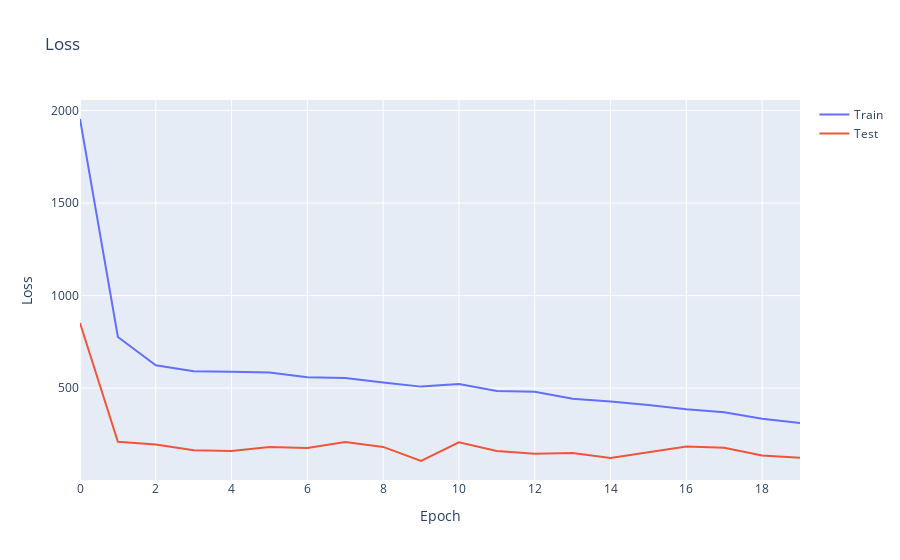

Notebook cell for this chart:
### Code cell
# Plot the loss and the MAE
fig = go.Figure()
fig.add_trace(go.Scatter(x=history.epoch, y=history.history['loss'], mode='lines', name='Train'))
fig.add_trace(go.Scatter(x=history.epoch, y=history.history['val_loss'], mode='lines', name='Test'))
fig.update_layout(title='Loss', xaxis_title='Epoch', yaxis_title='Loss')
fig.show()

### Figure 1 — Plotly figure (JSON) as saved in the notebook; plotly's stock layout.template omitted (floating-point values rounded to 4 significant figures)
{"data": [{"mode": "lines", "name": "Train", "type": "scatter", "x": [0, 1, 2, 3, 4, 5, 6, 7, 8, 9, 10, 11, 12, 13, 14, 15, 16, 17, 18, 19], "y": [1954.0, 776.5, 624.0, 591.9, 588.1, 584.2, 559.3, 554.3, 530.7, 508.2, 522.0, 484.0, 480.8, 443.2, 427.5, 408.8, 386.0, 369.6, 334.2, 310.9]}, {"mode": "lines", "name": "Test", "type": "scatter", "x": [0, 1, 2, 3, 4, 5, 6, 7, 8, 9, 10, 11, 12, 13, 14, 15, 16, 17, 18, 19], "y": [852.0, 210.1, 195.8, 164.7, 160.5, 181.5, 176.5, 208.4, 182.4, 106.3, 207.3, 159.9, 145.1, 149.9, 122.8, 153.6, 184.8, 177.4, 136.5, 124.1]}], "layout": {"title": {"text": "Loss"}, "xaxis": {"title": {"text": "Epoch"}}, "yaxis": {"title": {"text": "Loss"}}}}
